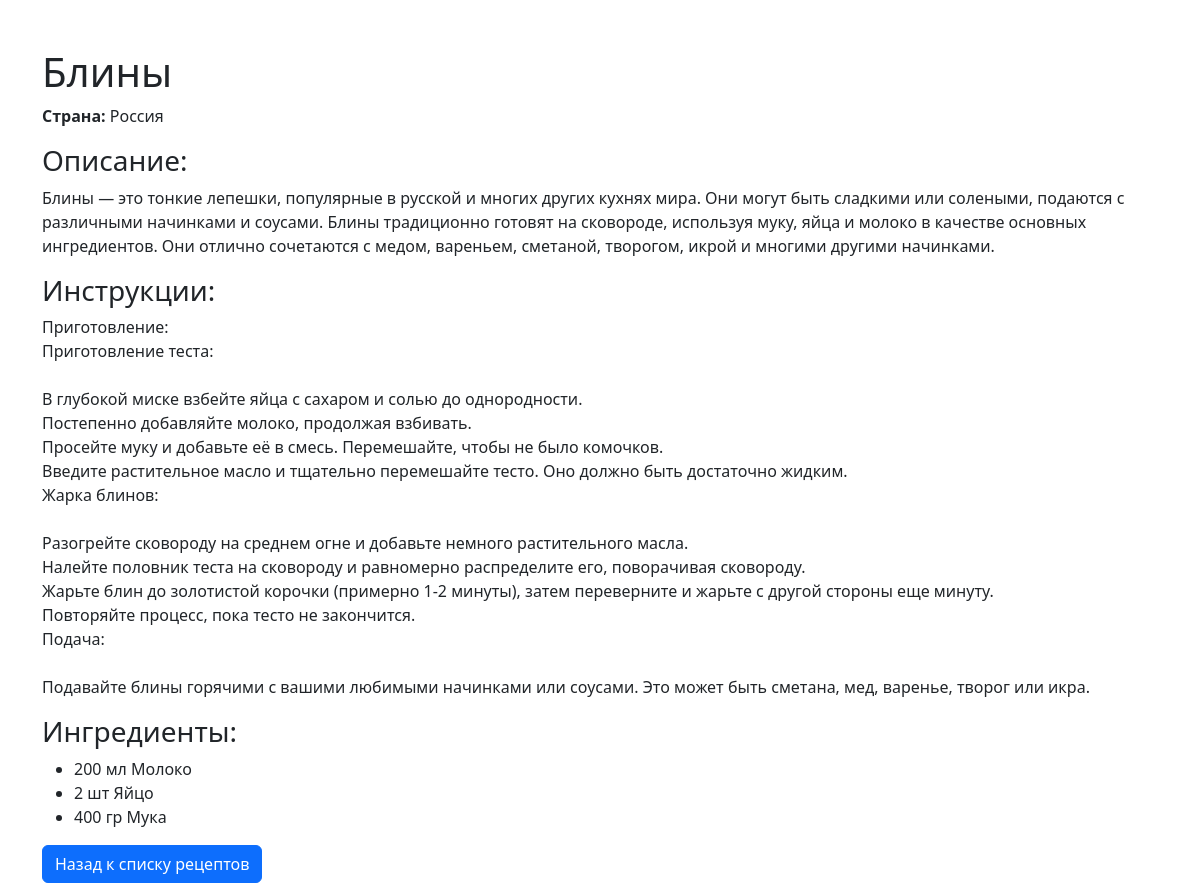
/admin/full_recipe.php?id=13, run on the app's committed database.
### tables this page shows
CREATE TABLE `recipes` (
  `id` int NOT NULL,
  `title` varchar(255) NOT NULL,
  `description` text,
  `instructions` text,
  `country_id` int DEFAULT NULL,
  `image_path` varchar(255) DEFAULT NULL,
  `created_at` datetime DEFAULT CURRENT_TIMESTAMP
);

CREATE TABLE `countries` (
  `id` int NOT NULL,
  `name` varchar(255) NOT NULL
);

CREATE TABLE `recipe_ingredients` (
  `id` int NOT NULL,
  `recipe_id` int DEFAULT NULL,
  `ingredient_id` int DEFAULT NULL,
  `amount` float DEFAULT NULL,
  `measurement_id` int DEFAULT NULL
);

CREATE TABLE `measurements` (
  `id` int NOT NULL,
  `unit` varchar(50) NOT NULL
);

CREATE TABLE `ingredients` (
  `id` int NOT NULL,
  `name` varchar(255) NOT NULL
);

### admin/full_recipe.php (the view, shortened to what this page needs)
<?php
include 'database.php';
$recipe_id = isset($_GET['id']) ? (int)$_GET['id'] : 0;
$recipe_stmt = $mysqli->prepare("SELECT r.title, r.description, r.instructions, c.name AS country_name
                                  FROM recipes r
                                  LEFT JOIN countries c ON r.country_id = c.id
                                  WHERE r.id = ?");
$recipe_stmt->bind_param("i", $recipe_id);
$recipe_stmt->execute();
$recipe_result = $recipe_stmt->get_result();
$recipe = $recipe_result->fetch_assoc();
$ingredients_stmt = $mysqli->prepare("SELECT i.name, ri.amount, m.unit
                                      FROM recipe_ingredients ri
                                      LEFT JOIN ingredients i ON ri.ingredient_id = i.id
                                      LEFT JOIN measurements m ON ri.measurement_id = m.id
                                      WHERE ri.recipe_id = ?");
$ingredients_stmt->bind_param("i", $recipe_id);
$ingredients_stmt->execute();
$ingredients_result = $ingredients_stmt->get_result();
?>
<!DOCTYPE html>
<html lang="ru">
<head>
    <link href="https://cdn.jsdelivr.net/npm/bootstrap@5.3.0/dist/css/bootstrap.min.css" rel="stylesheet">
</head>
<body>
<div class="container mt-5">
    <h1><?php echo htmlspecialchars($recipe['title']); ?></h1>
    <p><strong>Страна:</strong> <?php echo htmlspecialchars($recipe['country_name']); ?></p>
    <h3>Описание:</h3>
    <p><?php echo nl2br(htmlspecialchars($recipe['description'])); ?></p>
    <h3>Инструкции:</h3>
    <p><?php echo nl2br(htmlspecialchars($recipe['instructions'])); ?></p>
    <h3>Ингредиенты:</h3>
    <ul>
        <?php while ($ingredient = $ingredients_result->fetch_assoc()): ?>
            <li>
                <?php echo htmlspecialchars($ingredient['amount']) . ' ' . htmlspecialchars($ingredient['unit']) . ' ' . htmlspecialchars($ingredient['name']); ?>
            </li>
        <?php endwhile; ?>
    </ul>
    <a href="recipes.php" class="btn btn-primary">Назад к списку рецептов</a>
</div>
</body>
</html>

### data on the page
recipes: title "Блины", country.name "Россия", description "Блины — это тонкие лепешки, популярные в русской и многих других кухнях мира. Они могут быть сладкими или солеными, подаются с различными начинками и соусами. Блины традиционно готовят на сковороде, используя муку, яйца и молоко в качестве основных ингредиентов. Они отлично сочетаются с медом, вареньем, сметаной, творогом, икрой и многими другими начинками.", instructions "Приготовление: Приготовление теста: В глубокой миске взбейте яйца с сахаром и солью до однородности. Постепенно добавляйте молоко, продолжая взбивать. Просейте муку и добавьте её в смесь. Перемешайте, чтобы не было комочков. Введите растительное масло и тщательно перемешайте тесто. Оно должно быть достаточно жидким. Жарка блинов: Разогрейте сковороду на среднем огне и добавьте немного растительного масла. Налейте половник теста на сковороду и равномерно распределите его, поворачивая сковороду. Жарьте блин до золотистой корочки (примерно 1-2 минуты), затем переверните и жарьте с другой стороны еще минуту. Повторяйте процесс, пока тесто не закончится. Подача: Подавайте блины горячими с вашими…"
recipe_ingredients: amount "200", measurement.unit "мл", ingredient.name "Молоко"
recipe_ingredients: amount "2", measurement.unit "шт", ingredient.name "Яйцо"
recipe_ingredients: amount "400", measurement.unit "гр", ingredient.name "Мука"
